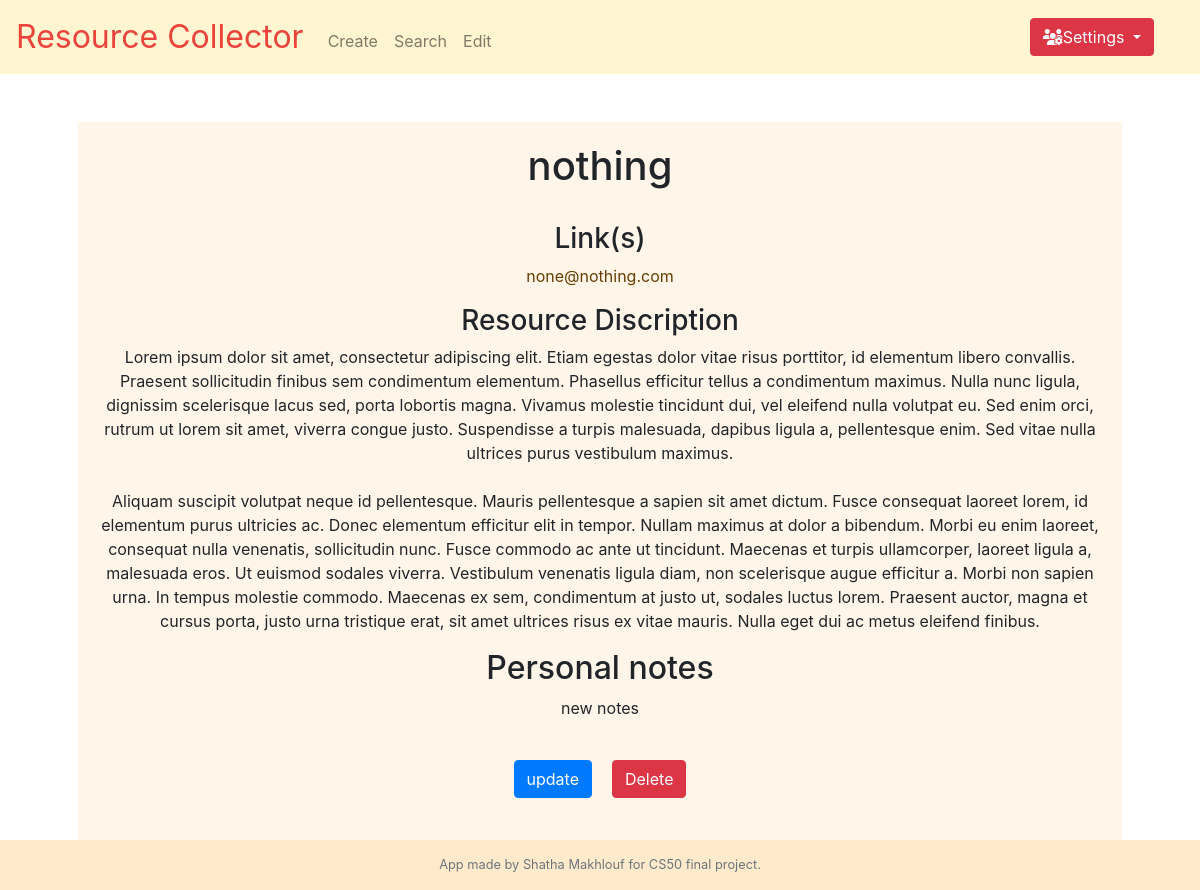
Page /resource_details?resource_title=nothing (signed in) on the committed database.
### tables this page shows
CREATE TABLE 'data' ('id' integer NOT NULL, 'Title' text NOT NULL, 'Link' text NOT NULL, 'Description' text NOT NULL, 'Notes' text NOT NULL);

### application.py (the view)
@app.route("/resource_details", methods=["GET", "POST"])
@login_required
def resource_details():
    resource_title = request.args.get('resource_title', None)
    details = db.execute("select * from data where id=:id and title=:title",id=session["user_id"], title=resource_title)
    print(details)
    if request.method == 'GET':
        return render_template("resource_details.html", resource_title =resource_title, details=details)
    else:
        if request.form['submit_button'] == 'update':
            return render_template("update.html", details=details)
        elif request.form['submit_button'] == 'delete':
            db.execute("DELETE FROM data WHERE  id=:id AND title=:title",  id=session["user_id"], title=details[0]["Title"])
            return redirect("/")

### application.py (called while the page is built)
@app.after_request
def after_request(response):
    response.headers["Cache-Control"] = "no-cache, no-store, must-revalidate"
    response.headers["Expires"] = 0
    response.headers["Pragma"] = "no-cache"
    return response

### helpers.py (called while the page is built)
def login_required(f):
    @wraps(f)
    def decorated_function(*args, **kwargs):
        if session.get("user_id") is None:
            return redirect("/login")
        return f(*args, **kwargs)
    return decorated_function

### templates/resource_details.html (shortened to what this page needs)
{% extends "layout.html" %}
{% block main %}
{%if resource_title  != None %}
<div class= "container" style="background-color: rgb(255, 245, 230, 0.85);">
<h1>{{details[0]["Title"]}}</h1><br>
<h3>Link(s)</h3>
<p><a href="{{details[0]["Link"]}}">{{details[0]["Link"]}}</a></p>
<h3>Resource Discription</h3>
<p>{{details[0]["Description"]}}</p>
<h2>Personal notes</h2>
<p>{{details[0]["Notes"]}}</p><br>
<div class="form-container">
    <div>
       <form action="/update" method="post">
           <a href="{{ url_for('update', title=details[0]["Title"]) }}"><input class="btn btn-primary button"   name="submit_button"  type="button" value="update"></a>
       </form>
    </div>
   <div>
       <form action="/resource_details" method="post">
           <a href="{{ url_for('delete', title=details[0]["Title"]) }}"><input class="btn btn-danger"   name="submit_button"  type="button" value="Delete" onclick="return confirm('Are you sure you want to delete this resorce?');"></a>
       </form>
    </div>
</div><br>
{%endif%}
</div>
{% endblock %}

### static/styles.css (style rules this page uses)
body { background-image: url("https://cdn.pixabay.com/photo/2014/05/03/00/46/notebook-336634_1280.jpg"); background-repeat: no-repeat; background-position: center top; }
html , body { height: 100%; }
p { white-space: pre-line; }
.form-container { display:flex; justify-content: center; align-items: center; }
.button { margin-right:20px; }
a { color: #663d00; text-decoration: none; }
.container { padding:20px; }

### rows in the picture
data: Title "nothing", Link "none@nothing.com", Description "Lorem ipsum dolor sit amet, consectetur adipiscing elit. Etiam egestas dolor vitae risus porttitor, id elementum libero convallis. Praesent sollicitudin finibus sem condimentum elementum. Phasellus efficitur tellus a condimentum maximus. Nulla nunc ligula, dignissim scelerisque lacus sed, porta lobortis magna. Vivamus molestie tincidunt dui, vel eleifend nulla volutpat eu. Sed enim orci, rutrum ut lorem sit amet, viverra congue justo. Suspendisse a turpis malesuada, dapibus ligula a, pellentesque enim. Sed vitae nulla ultrices purus vestibulum maximus. Aliquam suscipit volutpat neque id pellentesque. Mauris pellentesque a sapien sit amet dictum. Fusce consequat laoreet lorem, id elementum…", Notes "new notes"
